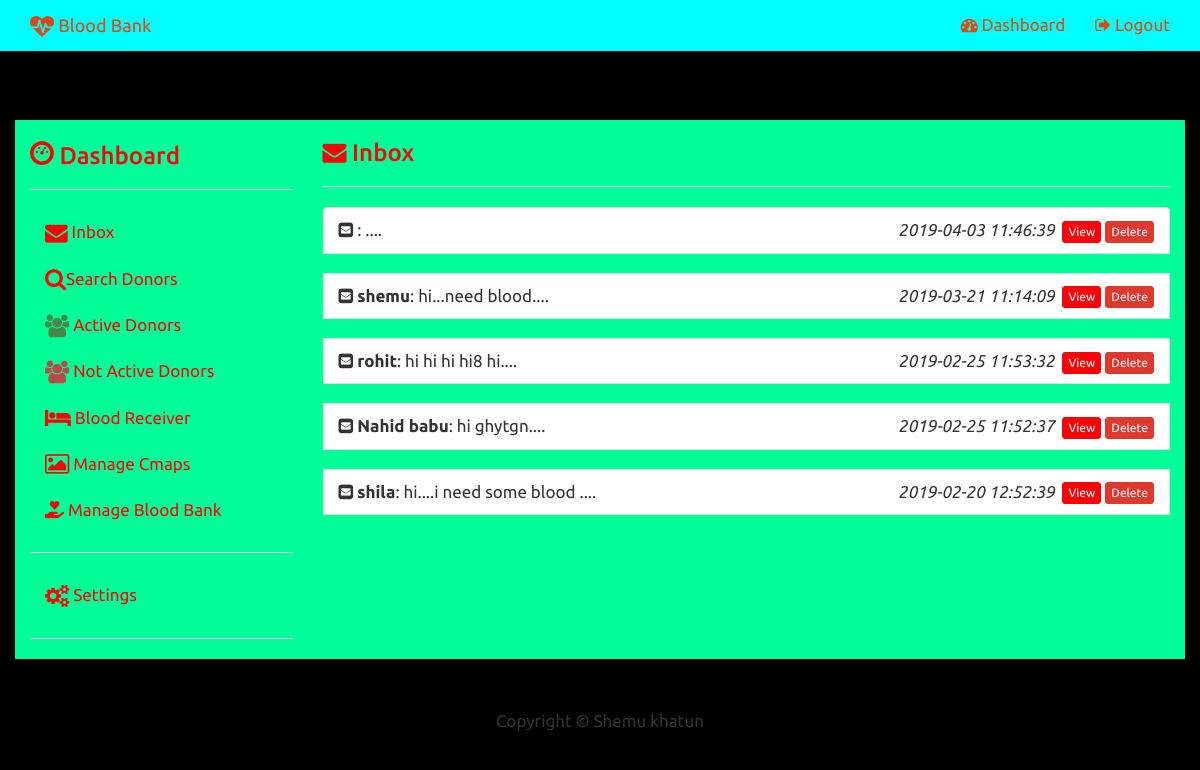
Screenshot of /admin_inbox.php (signed in) with the database file from the repository.
### tables this page shows
CREATE TABLE `messages` (
  `ID` int(11) NOT NULL,
  `NAME` varchar(150) NOT NULL,
  `CONTACT` text NOT NULL,
  `EMAIL` varchar(200) NOT NULL,
  `MESSAGE` text NOT NULL,
  `STATUS` text NOT NULL,
  `LOGS` datetime NOT NULL
);

### admin_inbox.php (the view, shortened to what this page needs)
<?php
include("config.php");
?>
<!DOCTYPE html>
<html lang="en">
	<head>
			<?php include("admin_head.php");?>
	</head>
	<body style="background-color: black;">
<?php include("admin_topnav.php"); ?>
<div class="container"  style='margin-top:70px; background-color: #00ff99;'>
	<div class="row">
		<div class="col-sm-3">
			<?php include("admin_side_nav.php");?>
		</div>
		<div class="col-sm-9" >
			<h3 class="text-primary"><i class="fa fa-envelope"></i> Inbox </h3><hr>
<?php
$sql="SELECT * FROM messages ORDER BY ID DESC";
$result=$con->query($sql);
if($result->num_rows>0)
{
	echo '<ul class="list-group">';
		while($row=$result->fetch_assoc())
		{
			if($row['STATUS']=='1')
			{
				echo '<li class="list-group-item active">
						<span>
							<b><i class="fa fa-envelope-square"> </i>      	'.$row["NAME"].'</b>: '.substr($row["MESSAGE"],0,50).'....
						</span>
						<span   class="pull-right">
							<i>'.$row['LOGS'].'</i>&nbsp;
							<a href="view_mess.php?id='.$row['ID'].'" class="btn btn-primary  btn-xs">View</a>
							<a href="admin_mess_del.php?id='.$row['ID'].'"  class="btn btn-danger btn-xs">Delete</a>
						</span>
					</li>';
			}
			else
			{
				echo '<li class="list-group-item">
						<span>
							<b><i class="fa fa-envelope-square
"></i> '.$row["NAME"].'</b>: '.substr($row["MESSAGE"],0,50).'....
						</span>
						<span   class="pull-right">
							<i>'.$row['LOGS'].'</i>&nbsp;
							<a href="view_mess.php?id='.$row['ID'].'" class="btn btn-primary btn-xs">View</a>
							<a href="admin_mess_del.php?id='.$row['ID'].'"  class="btn btn-danger btn-xs">Delete</a>
						</span>
				</li>';
			}
			echo"<br>";
		}
	echo'</ul>';
}
else
{
	echo "<div class='alert alert-info mess'>No More Messages</div>";
}
					?>
		</div>
	</div>
</div>
	 <?php include("admin_footer.php"); ?>
	</body>
</html>

### admin_head.php (shortened to what this page needs)
<link href="css/bootstrap.min.css" rel="stylesheet">
<link href="css/jquery-ui.css" rel="stylesheet">
<link href="css/modern-business.css" rel="stylesheet">
<link rel="stylesheet" href="https://use.fontawesome.com/releases/v5.8.1/css/all.css">
<link href="font-awesome/css/font-awesome.min.css" rel="stylesheet" type="text/css">

### admin_topnav.php (shortened to what this page needs)
<nav class="navbar navbar-expand-sm bg-danger navbar-dark navbar-fixed-top" role="navigation" style="background-color: #00ffff;">
    <div class="container">
        <div class="navbar-header">
            <a class="navbar-brand" href="index.php"><i class="fa fa-heartbeat fa-lg"></i> Blood Bank</a>
        </div>
        <div class="collapse navbar-collapse" id="bs-example-navbar-collapse-1">
            <ul class="nav navbar-nav navbar-right">
  <li><a href="admin_inbox.php"><i class="fa fa-dashboard"></i> Dashboard</a></li>
                 <li><a href="admin_logout.php"><i class="fa fa-sign-out"></i> Logout</a></li>
            </ul>
        </div>
    </div>
</nav>

### admin_side_nav.php (shortened to what this page needs)
<?php
$sql="SELECT * FROM messages WHERE STATUS=1";
$result=$con->query($sql);
$n=$result->num_rows;
if($n!=0)
{
	$mes='<span class="badge pull-right">'.$n.' Unread</span>';
}
else
{
	$mes="";
}
?>
<h3 class="text-primary"><i class="glyphicon glyphicon-dashboard"></i> Dashboard</h3>
<hr>
<ul class="nav nav-stacked">
	<li><a href="admin_inbox.php"><i class="fa fa-envelope fa-lg"></i> Inbox <?php echo $mes;?></a></li>
	<li><a href="admin_donor.php"><i class="fa fa-search fa-lg"></i>Search Donors</a></li>
	<li><a href="admin_adonor.php"><i class="fa fa-users fa-lg text-success"></i> Active Donors</a></li>
	<li><a href="admin_ndonor.php"><i class="fa fa-users fa-lg text-danger"></i> Not Active Donors</a></li>
	<li><a href="admin_need_blood.php"><i class="fa fa-bed fa-lg"></i> Blood  	Receiver</a></li>
	<li><a href="admin_manage_camps.php"><i class="fa fa-picture-o fa-lg"></i> Manage Cmaps</a></li>
	<li><a href="admin_manage_b_bank.php"><i class="fas fa-hand-holding-heart"></i> Manage Blood Bank</a></li>
	<hr>
	<li><a href="#add" data-toggle="collapse" ><i class="fa fa-cogs fa-lg"></i> Settings</a></li>
</ul>
<hr>

### admin_footer.php (shortened to what this page needs)
<footer>
  <div class=" container-fluid">
    <div class="row">
      <div class="col-sm-12" >
		<p align="center">Copyright &copy; Shemu khatun</p>
      </div>
    </div>
  </div>
</footer>

### css/modern-business.css (style rules this page uses)
html, body { height: 100%; }
body { padding-top: 50px; }
footer { margin: 50px 0; }
p,li { font-size:17px; }
.navbar-default,.panel-heading,.btn-primary { background-color:#ff0006 !important; border-color:#ff0006 !important; }
.text-primary { color:#ff0006 !important; }
.nav-stacked a { color:#ff0006 !important; }

### rows the page displays
messages: LOGS "2019-04-03 11:46:39"
messages: NAME "shemu", MESSAGE "hi...need blood", LOGS "2019-03-21 11:14:09"
messages: NAME "rohit", MESSAGE "hi hi hi hi8 hi", LOGS "2019-02-25 11:53:32"
messages: NAME "Nahid babu", MESSAGE "hi ghytgn", LOGS "2019-02-25 11:52:37"
messages: NAME "shila", MESSAGE "hi....i need some blood", LOGS "2019-02-20 12:52:39"
